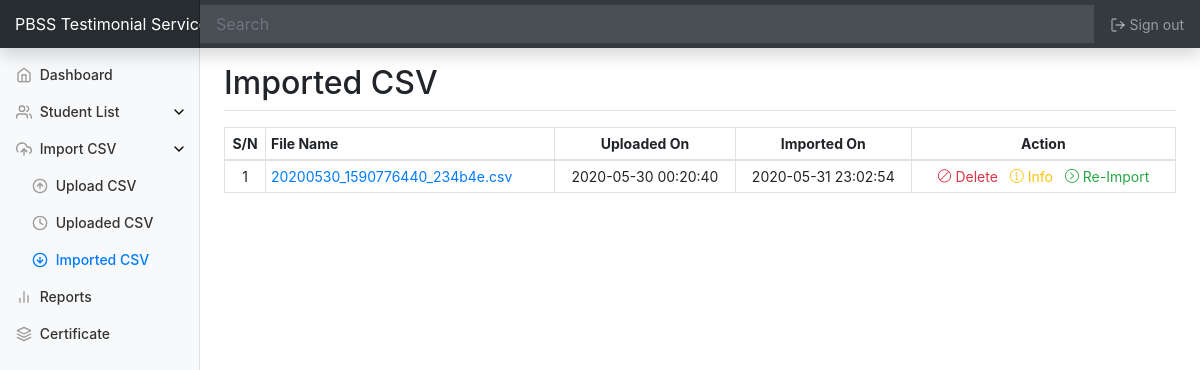
Before: /imported-csv (signed in) with the older database file.
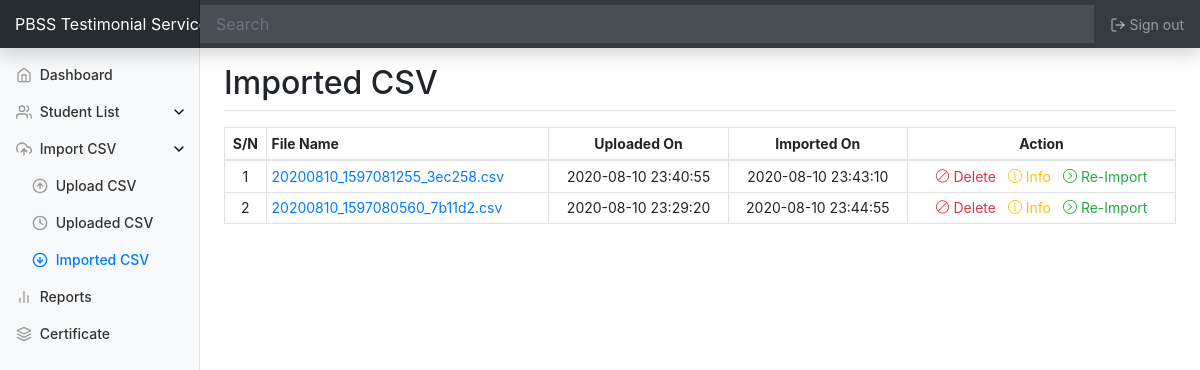
After: the same page with the newer database file.
### tables this page shows
CREATE TABLE `imported_csv_files`  (
  `id` int(10) NOT NULL AUTO_INCREMENT,
  `file_name` varchar(255) NOT NULL,
  `uploaded` datetime(0) NOT NULL DEFAULT current_timestamp,
  `imported` datetime(0) NULL DEFAULT NULL,
  `data_info` varchar(255) NULL DEFAULT NULL,
  `hash` varchar(100) NOT NULL,
  `status` varchar(100) NULL DEFAULT NULL,
  PRIMARY KEY (`id`) USING BTREE
);

### app.php (called while the page is built, shortened)
<?php
require CONF_DIR . 'config.php';
$Route = new Router();
$Route->deploy();

### index.php (called while the page is built, shortened)
<?php
require ROOT . 'app.php';

### conf/config.php (called while the page is built, shortened)
<?php
spl_autoload_register(function ($class_name){
    $class_file = ROOT . $class_name . '.php';
});

### libraries/Database.php (called while the page is built, shortened)
<?php
class Database {
    private $db = null;
    public function __construct(){
        try {
            $this->db = new mysqli(HST, USR, PWD, DBN);
        }
        catch(Exception $e) {
            exit( "Caught exception: " . $e->getMessage() );
        }
        try {
            $this->pdo = new pdo(DSN, USR, PWD);
        } catch (\PDOException $exception){
            exit("Connection failed! Reason: " . $exception->getMessage());
        }
    }
    public function select($query){
        $stmt = $this->db->query($query);
        if ($stmt->num_rows > 0) {
            return $stmt;
        }
        return false;
    }
}

### pages/imported-list.php (the view, shortened to what the changed rows need)
<div class="d-flex justify-content-between flex-wrap flex-md-nowrap align-items-center pt-3 mb-3 border-bottom">
    <h1 class="h2">Imported CSV</h1>
</div>
<div class="table-responsive">
    <table class="table table-sm table-bordered">
        <thead>
        <tr>
            <th class="text-center">S/N</th>
            <th>File Name</th>
            <th class="text-center">Uploaded On</th>
            <th class="text-center">Imported On</th>
            <th class="text-center">Action</th>
        </tr>
        </thead>
        <tbody id="csv_list">
        <?php
        if ($csv_files = $this->get_uploaded_csv()) {
            $serial = 1;
            if ($csv_files) {
                foreach ($csv_files as $csv) {
                    if (!empty($csv['imported'])) {
                        ?>
                        <tr>
                            <td class="text-center"><?= $serial++ ?></td>
                            <td>
                                <a href="<?= BASE_URL . 'uploads/csv/' . $csv['file_name'] ?>"><?= $csv['file_name'] ?></a>
                            </td>
                            <td class="text-center"><?= $csv['uploaded'] ?></td>
                            <td class="text-center"><?= empty($csv['imported']) ? "N/A" : $csv['imported'] ?></td>
                            <td class="text-center">
                                <a class="mx-1 text-danger" data-action="delete"
                                   href="<?= BASE_URL . 'delete?csv&file=' . $csv['hash'] ?>"><span class="ti-na" title="Delete"></span> Delete</a>
                                <a class="mx-1 text-warning" href="<?= '#view/csv-info?file=' . $csv['hash'] ?>"><span class="ti-info-alt" title="Info"></span> Info</a>
                                <a class="mx-1 text-success" data-action="import" href="<?= BASE_URL . 'import-csv?step=1&file=' . $csv['hash'] ?>"><span class="ti-arrow-circle-right" title="Import"></span> Re-Import</a>
                            </td>
                        </tr>
                    <?php }
                }
            }
        }?>
        </tbody>
    </table>
</div>

### libraries/Router.php (shortened to what the changed rows need)
<?php
class Router
{
    private $_uri = array();
    private $_module = array();
    public function add($module,$uri,$clause=null){
        $this->_uri[] = trim($uri, '/');
        if ($module != null){
            $this->_module[] = $module;
        } else {
            $this->_module[] = $clause;
        }
    }
    public function deploy(){
        $req_uri = $_SERVER['REQUEST_URI'];
        $parsed_uri = parse_url($req_uri, PHP_URL_PATH);
        $trimmed_uri = trim(trim($parsed_uri, '/'), '/');
        $uri_path = str_replace(PROJ_DIR, "", $trimmed_uri);
        $uri_path = trim($uri_path, '/');
        $uri = explode('/', $uri_path);
        if (in_array($uri_path, $this->_uri)){
            foreach ($this->_uri as $key => $item) {
                if ($item == $uri_path) {
                    if (is_string($this->_module[$key])){
                        $module = new $module_name;
                        $methods = get_class_methods($module);
                        $method_style = in_array('get_style', $methods) ? $module->get_style() : '';
                        $module_header = !is_null($method_style) ? $method_style : '';
                        $page_title = $module->get_title();
                        $this->set_header($page_title, $module_header);
                        $module->get_view();
                    } else {
                        call_user_func($this->_module[$key]);
                    }
                }
            }
        } elseif ($uri_path == 'post' || $uri[0] == 'post' && !isset($uri[1])) {
            $GLOBALS['uri'] = $uri;
            require INCL_DIR . 'api.php';
        } elseif ($uri_path == 'fetch' || $uri[0] == 'fetch' && !isset($uri[1])) {
            $GLOBALS['uri'] = $uri;
            require INCL_DIR . 'server.php';
        } else {
            require INCL_DIR . 'error-page.php';
        }
    }
    private function set_header($page_title, $custom_header){
        if (isset($this->_uri[1]) && $this->_uri[1]!='print')
            require INCL_DIR . "header.php";
    }
    private function set_footer($module_script, $message){
        require INCL_DIR . "footer.php";
    }
}

### incl/header.php (shortened to what the changed rows need)
<?php
global $uri;
?>
<!doctype html>
<html lang="en">
<head>
<?php
echo FontEnd::reset_css();
echo FontEnd::bootstrap('css');
echo FontEnd::fontawesome();
if ($uri[0]!='login'){
    echo FontEnd::dashboard('css');
}
echo isset($custom_header)?$custom_header:'';
echo FontEnd::custom_style();
?>
</head>
<body>
<?php if(isset($uri[0])): ?>
    <?php if($uri[0]!='login' || $uri[1]!='print'): ?>
        <nav class="navbar navbar-dark fixed-top bg-dark flex-md-nowrap p-0 shadow">
            <a class="navbar-brand col-md-3 col-lg-2 mr-0 overflow-hidden" href="<?= BASE_URL ?>"><?= APP_NAME ?></a>
            <input class="form-control form-control-dark w-100" type="text" placeholder="Search" aria-label="Search">
            <ul class="navbar-nav px-3">
                <li class="nav-item text-nowrap">
                    <a class="nav-link" href="<?= BASE_URL . "logout" ?>"><span data-feather='log-out'></span> Sign out</a>
                </li>
            </ul>
        </nav>
        <div class="container-fluid">
            <div class="row">
                <?php require INCL_DIR . 'nav.php'; ?>
                <main role="main" class="col-md-9 ml-sm-auto col-lg-10 px-4">
    <?php endif; ?>
<?php endif; ?>

### incl/nav.php (shortened to what the changed rows need)
<?php
global  $uri;
?>
<nav class="col-lg-2 col-md-3 d-none d-md-block bg-light sidebar">
    <div class="sidebar-sticky">
        <ul class="nav flex-column">
            <li class="nav-item">
                <a class="nav-link <?= $uri[0] == 'dashboard' ? 'active' : '' ?>" href="<?= BASE_URL ."dashboard" ?>">
                    <span data-feather="home"></span>
                    Dashboard
                </a>
            </li>
            <li class="nav-item">
                <a class="nav-link<?= ($uri[0] == 'student-list') && !isset($uri[1]) ? ' active' : '' ?>" href="<?= BASE_URL . 'student-list' ?>">
                    <span data-feather="users"></span> Student List
                </a>
                <button class="navbar-toggler float-right" type="button" data-toggle="collapse" data-target="#studentList" aria-controls="studentList" aria-expanded="false">
                    <span data-feather="chevron-down"></span>
                </button>
            </li>
            <li class="nav-item">
                <a class="nav-link<?= $uri[0] == 'import-csv' ? ' active' : '' ?>" href="<?= BASE_URL . 'import-csv' ?>">
                    <span data-feather="upload-cloud"> </span>
                    Import CSV
                </a>
                <button class="navbar-toggler float-right" type="button" data-toggle="collapse" data-target="#importCSV" aria-controls="importCSV" aria-expanded="false">
                    <span data-feather="chevron-down"></span>
                </button>
                <?php $import_uris = ['import-csv', "upload-csv", "uploaded-csv", 'imported-csv'] ?>
                <ul class="ml-3 collapse<?= in_array($uri[0], $import_uris)?' show':'' ?>" id="importCSV">
                    <li class="nav-item"><a class="nav-link<?= $uri[0] == 'upload-csv' ? ' active' : '' ?>" href="<?= BASE_URL . "upload-csv" ?>"><span data-feather="arrow-up-circle"></span> Upload CSV</a></li>
                    <li class="nav-item"><a class="nav-link<?= $uri[0] == 'uploaded-csv' ? ' active' : '' ?>" href="<?= BASE_URL . "uploaded-csv" ?>"><span data-feather="clock"></span> Uploaded CSV</a></li>
                    <li class="nav-item"><a class="nav-link<?= $uri[0] == 'imported-csv' ? ' active' : '' ?>" href="<?= BASE_URL . "imported-csv" ?>"><span data-feather="arrow-down-circle"></span> Imported CSV</a></li>
                </ul>
            </li>
            <li class="nav-item">
                <a class="nav-link" href="#">
                    <span data-feather="bar-chart-2"></span>
                    Reports
                </a>
            </li>
            <li class="nav-item">
                <a class="nav-link<?= $uri[0] == 'certificate' ? ' active' : '' ?>" href="<?= BASE_URL . "certificate" ?>">
                    <span data-feather="layers"></span>
                    Certificate
                </a>
            </li>
        </ul>
    </div>
</nav>

Changed rows visible on the page:
removed imported_csv_files: file_name "20200530_1590776440_234b4e.csv", uploaded "2020-05-30 00:20:40", imported "2020-05-31 23:02:54"
added imported_csv_files: file_name "20200810_1597081255_3ec258.csv", uploaded "2020-08-10 23:40:55", imported "2020-08-10 23:43:10"
added imported_csv_files: file_name "20200810_1597080560_7b11d2.csv", uploaded "2020-08-10 23:29:20", imported "2020-08-10 23:44:55"
